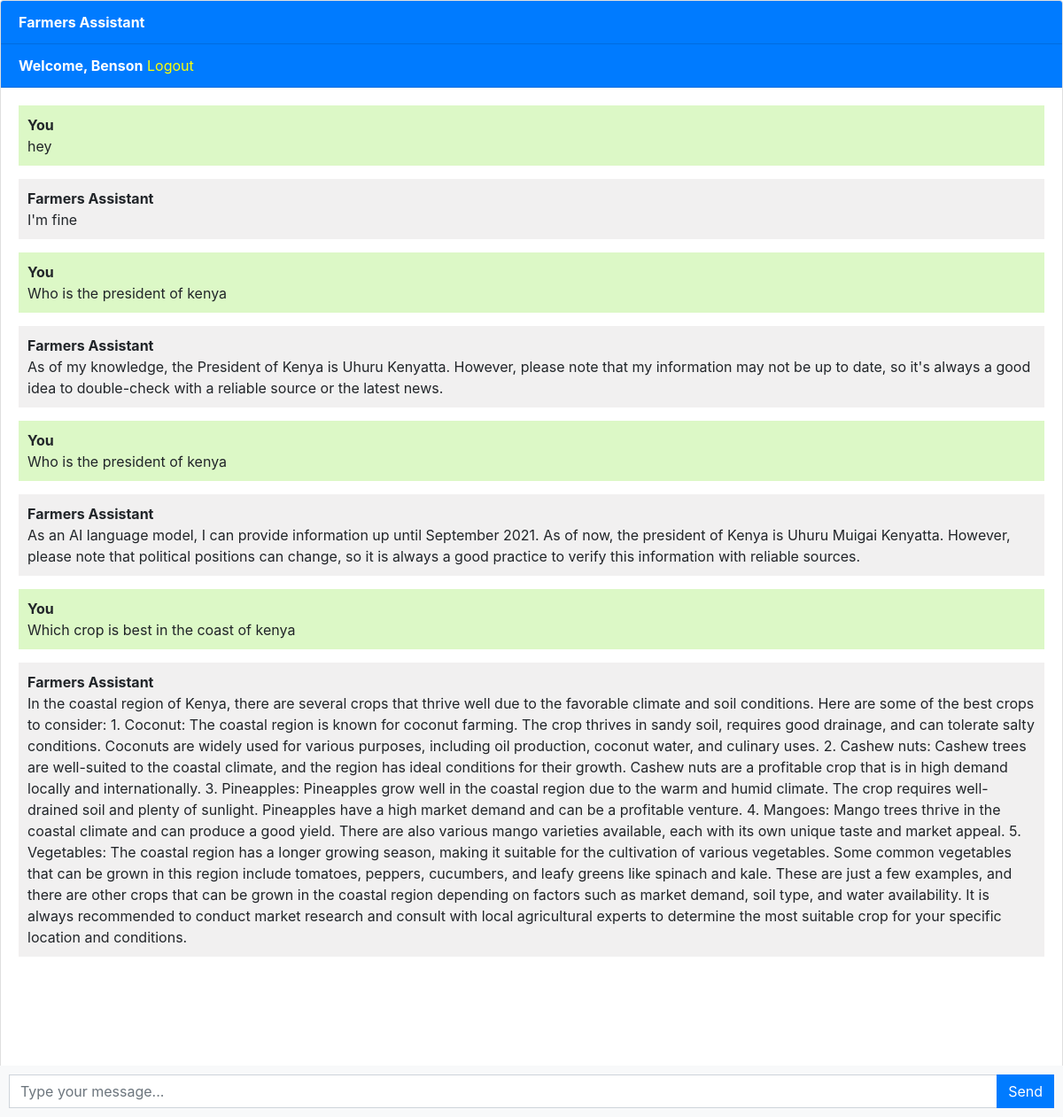
/chatbot (signed in), run on the app's committed database.
### farmersapp/models.py (models this page shows, shortened)
class Chat(models.Model):
    user = models.ForeignKey(User, on_delete=models.CASCADE)
    message = models.TextField()
    response = models.TextField()
    created_at = models.DateTimeField(auto_now_add=True)

### farmersapp/views.py (the view)
# urls.py: path('chatbot', views.chatbot, name='chatbot'),
def chatbot(request):
    chats = Chat.objects.filter(user=request.user)
    if request.method == "POST":
        message = request.POST.get('message')
        response = ask_openai(message)
        chat = Chat(user=request.user, message=message, response=response, created_at=timezone.now())
        chat.save()
        return JsonResponse({'message': message, 'response': response})
    return render(request, 'chatbot.html', {'chats': chats})

### templates/chatbot.html (shortened to what this page needs)
{% extends 'base.html' %}
{% block content %}
<div class="chat-container">
  <div class="card flex-grow-1">
    <div class="card-header bg-primary text-white"><b>Farmers Assistant</b></div>
    {% if user.is_authenticated %}
    <div class="card-header bg-primary text-white"><b>Welcome, {{user.first_name}}</b>   <a style="color: yellow;" href="logout">Logout</a></div>
    {% else %}
    <div class="card-header bg-primary text-white"><a style="color: yellow" href="login">Login</a>   <a style="color: yellow;" href="register">Register</a></div>
    {% endif %}
    <div class="card-body messages-box">
      <ul class="list-unstyled messages-list">
        {% for chat in chats %}
          {% if chat.user == request.user %}
            <li class="message sent">
          <div class="message-text">
            <div class="message-sender">
              <b>You</b>
            </div>
            <div class="message-content">
              {{chat.message}}
            </div>
          </div>
        </li>
        <li class="message received">
          <div class="message-text">
            <div class="message-sender">
              <b>Farmers Assistant</b>
            </div>
            <div class="message-content">
              {{chat.response}}
            </div>
          </div>
        </li>
          {% endif %}
        {% endfor %}
      </ul>
    </div>
    <br><br>
    <br><br>
    <br><br>
  </div>
  <form class="message-form">
    <div class="input-group">
      <input type="text" class="form-control message-input" placeholder="Type your message...">
      <div class="input-group-append">
        <button type="submit" class="btn btn-primary btn-send">Send</button>
      </div>
    </div>
  </form>
</div>
{% endblock %}

### templates/chatbot.html (style rules this page uses)
body, html { height: 100%; }
.messages-box { flex: 1; overflow-y: auto; }
.messages-list { padding-left: 0; }
.message { margin-bottom: 15px; list-style: none; }
.message-text { padding: 10px; border-radius: 5px; }
.sent { background-color: #dcf8c6; align-self: flex-end; }
.received { background-color: #f1f0f0; align-self: flex-start; }
.message-form { display: flex; position: fixed; bottom: 0; left: 0; right: 0; padding: 10px; background-color: #f8f9fa; }
.message-input { flex: 1; border-radius: 0; border-right: none; }
.btn-send { border-radius: 0; }
.chat-container { height: 100%; display: flex; flex-direction: column; }

### data on the page
Chat: message "hey", response "I'm fine"
Chat: message "Who is the president of kenya", response "As of my knowledge, the President of Kenya is Uhuru Kenyatta. However, please note that my information may not be up to date, so it's always a good idea to double-check with a reliable source or the latest news."
Chat: message "Who is the president of kenya", response "As an AI language model, I can provide information up until September 2021. As of now, the president of Kenya is Uhuru Muigai Kenyatta. However, please note that political positions can change, so it is always a good practice to verify this information with reliable sources."
Chat: message "Which crop is best in the coast of kenya", response "In the coastal region of Kenya, there are several crops that thrive well due to the favorable climate and soil conditions. Here are some of the best crops to consider: 1. Coconut: The coastal region is known for coconut farming. The crop thrives in sandy soil, requires good drainage, and can tolerate salty conditions. Coconuts are widely used for various purposes, including oil production, coconut water, and culinary uses. 2. Cashew nuts: Cashew trees are well-suited to the coastal climate, and the region has ideal conditions for their growth. Cashew nuts are a profitable crop that is in high demand locally and internationally. 3. Pineapples: Pineapples grow well in the coastal region due…"

### other printed values
{{ user.first_name }} "Benson"
